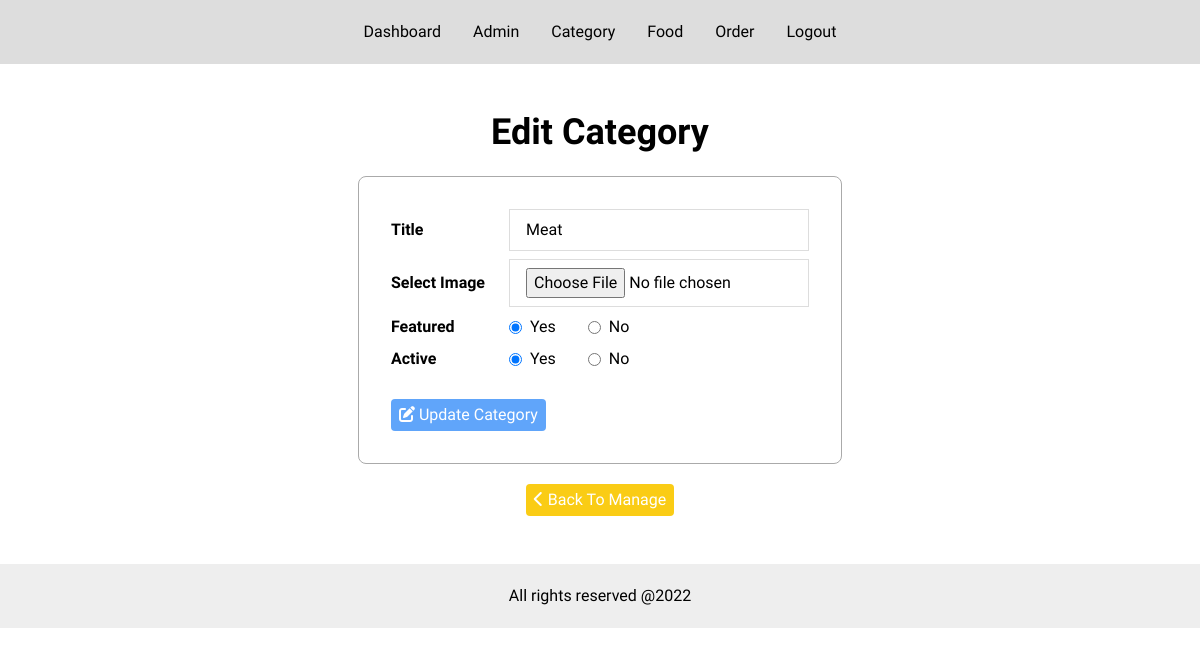
Page /admin/category.php?do=Edit&id=12 (signed in) on the committed database.
### tables this page shows
CREATE TABLE `categories` (
  `id` int NOT NULL,
  `title` varchar(255) NOT NULL,
  `image_name` varchar(255) DEFAULT NULL,
  `featured` varchar(255) NOT NULL,
  `active` varchar(255) NOT NULL
);

### admin/inc/functions.php (called while the page is built, shortened)
<?php
function getSingleRecord($columns, $table, $column, $value) {
    global $conn;
    $stmt = $conn->prepare("SELECT $columns FROM $table WHERE $column = ?");
    $stmt->execute([$value]);
    if ($stmt->rowCount() != 0)
        return $stmt->fetch(PDO::FETCH_ASSOC);
}
function checkItem($column, $table, $where) {
    global $conn;
    $sql = "SELECT $column FROM $table WHERE $column = ?";
    $stmt = $conn->prepare($sql);
    $stmt->execute(array($where));
    return ($stmt->rowCount() != 0) ? true : false;
}
?>

### admin/category.php (the view, shortened to what this page needs)
<?php
$actions = array('Dashboard', 'Manage', 'Add', 'Insert', 'Edit', 'Update', 'Delete');
$do = isset($_GET['do']) && in_array($_GET['do'],  $actions) ? $_GET['do'] : 'Manage';
if($do == 'Manage'){
   $result = getRecords('*', 'categories');
    $cat_id =1;
    ?>
<div class="main-content manage-admin py-12">
    <div class="container mx-auto">
        <h1 class="title text-4xl mb-6 font-bold capitalize text-center">manage category</h1>
        <div class="wrapper px-6 sm:p-0 w-full sm:w-3/4 m-auto">
            <table class="table-auto w-full mb-8">
                <thead>
                <tr class="border-b-2 border-black border-solid text-left">
                    <th>id</th>
                    <th>Title</th>
                    <th>Image</th>
                    <th>Featured</th>
                    <th>Active</th>
                    <th>Action</th>
                </tr>
                </thead>
                <tbody>
                <?php
                foreach($result as $row) {
                    ?>
                    <tr class="py-2">
                        <td><?= $cat_id++ ?></td>
                        <td><?= $row['title'] ?></td>
                        <td>
                            <img src="<?= SITE_URL.'admin/images/cat_images/'. $row['image_name'] ?>" alt="Image Not Added" class="cat_image h-9" /></td>
                        <td><?= $row['featured'] ?></td>
                        <td><?= $row['active'] ?></td>
                        <td>
                            <a href="<?= SITE_URL.'admin/category.php?do=Edit&id='.$row['id'] ?>" class="action-update inline-block bg-blue-400 hover:bg-blue-600 transition-colors rounded px-2 py-1 text-white"><i class="fa fa-pen-to-square"></i> Update</a>
                            <a href="<?= SITE_URL.'admin/category.php?do=Delete&id='.$row['id'] ?>" class="action-delete inline-block bg-red-400 hover:bg-red-600 transition-colors rounded px-2 py-1 text-white" onclick="return confirm('Are You Sure ?');"><i class="fa fa-delete-left"></i> Delete</a>
                        </td>
                    </tr>
                    <?php
                }
                ?>
                </tbody>
            </table>
            <a href="category.php?do=Add" class="add-admin inline-block bg-blue-400 hover:bg-blue-600 transition-colors rounded px-4 py-2 text-white font-bold capitalize"><i class="fa fa-plus"></i> add category</a>
        </div>
    </div>
</div>
    <?php
}elseif($do == 'Edit') {
    $id = isset($_GET['id']) && is_numeric($_GET['id']) ? intval($_GET['id']) : '';
    if($id) {
        if(checkItem('id', 'categories', $id)){
            $cat_info = getSingleRecord('*', 'categories', 'id', $id);
    ?>
<div class="main-content add-admin edit-category py-12">
    <div class="container mx-auto">
        <h1 class="title text-4xl mb-6 font-bold capitalize text-center">edit category</h1>
        <div class="wrapper">
            <form action="category.php?do=Update&id=<?= $cat_info['id'] ?>" method="POST" autocomplete="off" enctype="multipart/form-data">
                <table class="max-w-full">
                    <tbody class="flex flex-col gap-2">
                        <tr class="flex justify-between items-center gap-6">
                            <td>Title</td>
                            <td>
                                <input type="text" name="cat_title" value="<?= $cat_info['title'] ?>" class="w-[300px]" autocomplete="off">
                            </td>
                        </tr>
                        <tr class="flex justify-between items-center gap-6">
                            <td>Select Image</td>
                            <td>
                                <input type="file" name="cat_image" class="w-[300px]" autocomplete="off">
                            </td>
                        </tr>
                        <tr class="flex justify-between items-center gap-6">
                            <td>Featured</td>
                            <td class="w-[300px] flex justify-start gap-8">
                                <div class="item item-1 flex items-center gap-2">
                                    <input type="radio" id="featured_yes" name="cat_featured" value="Yes" <?= $cat_info['featured'] == 'Yes' ?  'checked' : '' ?> autocomplete="off">
                                    <label for="featured_yes">Yes</label>
                                </div>
                                <div class="item item-2 flex items-center gap-2">
                                    <input type="radio" id="featured_no" name="cat_featured" value="No" <?= $cat_info['featured'] == 'No' ? 'checked' : '' ?> autocomplete="off">
                                    <label for="featured_no">No</label>
                                </div>
                            </td>
                        </tr>
                        <tr class="flex justify-between items-center gap-6">
                            <td>Active</td>
                            <td class="w-[300px] flex justify-start gap-8">
                                <div class="item item-1 flex items-center gap-2">
                                    <input type="radio" id="active_yes" name="cat_active" value="Yes" <?= $cat_info['active'] == 'Yes' ? 'checked' : '' ?> autocomplete="off">
                                    <label for="active_yes">Yes</label>
                                </div>
                                <div class="item item-2 flex items-center gap-2">
                                    <input type="radio" id="active_no" name="cat_active" value="No" <?= $cat_info['active'] == 'No' ? 'checked' : '' ?> autocomplete="off">
                                    <label for="active_no">No</label>
                                </div>
                            </td>
                        </tr>
                        <tr>
                            <td>
                                <button class="action-add-admin mt-5 inline-block bg-blue-400 hover:bg-blue-600 transition-colors rounded px-2 py-1 text-white capitalize" name='add' value="category"><i class="fa fa-pen-to-square"></i> update Category</button>
                            </td>
                        </tr>
                    </tbody>
                </table>
            </form>
            <a href="?do=Manage" class="back-to-manage-category mt-5 inline-block bg-yellow-400 hover:bg-yellow-600 transition-colors rounded px-2 py-1 text-white"><i class="fa fa-chevron-left"></i> Back To Manage</a>
        </div>
    </div>
</div>
    <?php
        }else{
            $msg = 'No Category With This Id';
            print_msg($msg, false);
        }
    }else{
        $msg = 'No Admin With This Id';
        print_msg($msg, false);
    }
}
include './inc/footer.php';
?>

### admin/css/admin.css (style rules this page uses)
* { padding: 0; margin: 0; box-sizing: border-box; font-family: "Play", sans-serif; }
a { text-decoration: none; }
.main-content.add-admin .wrapper { text-align: center; }
.main-content.add-admin table { display: inline-block; border: 1px solid #aaa; padding: 2rem; border-radius: 0.5rem; }
.main-content.add-admin table tr td { vertical-align: middle; }
.main-content.add-admin table tr td:first-child { font-weight: bold; }
.main-content.add-admin table tr input, .main-content.add-food table tr textarea, .main-content.add-food table tr select { padding: 0.5rem 1rem; border: 1px solid #ddd; outline: none; transition: border 0.2s ease; }

### rows in the picture
categories: cat_title "Meat", featured "☑ Yes", featured "☐ No", active "☑ Yes", active "☐ No"
